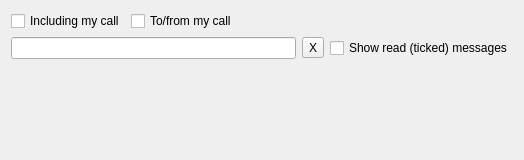
<?xml version="1.0" encoding="UTF-8"?>
<ui version="4.0">
 <class>KSTTomeFrame</class>
 <widget class="MinosPanel" name="KSTTomeFrame">
  <property name="geometry">
   <rect>
    <x>0</x>
    <y>0</y>
    <width>524</width>
    <height>160</height>
   </rect>
  </property>
  <layout class="QVBoxLayout" name="verticalLayout">
   <item>
    <layout class="QHBoxLayout" name="horizontalLayout_2">
     <item>
      <widget class="QCheckBox" name="includeMeCb">
       <property name="text">
        <string notr="true">Including my call</string>
       </property>
      </widget>
     </item>
     <item>
      <widget class="QCheckBox" name="toFromMecb">
       <property name="text">
        <string>To/from my call</string>
       </property>
      </widget>
     </item>
     <item>
      <spacer name="horizontalSpacer">
       <property name="orientation">
        <enum>Qt::Horizontal</enum>
       </property>
       <property name="sizeHint" stdset="0">
        <size>
         <width>40</width>
         <height>20</height>
        </size>
       </property>
      </spacer>
     </item>
    </layout>
   </item>
   <item>
    <layout class="QHBoxLayout" name="horizontalLayout">
     <item>
      <widget class="QLineEdit" name="toMeFilter">
       <property name="toolTip">
        <string>Look for any of these strings (space separated) in messages</string>
       </property>
      </widget>
     </item>
     <item>
      <widget class="QToolButton" name="clearMeepFiltersButton">
       <property name="text">
        <string>X</string>
       </property>
      </widget>
     </item>
     <item>
      <widget class="QCheckBox" name="showReadcb">
       <property name="text">
        <string>Show read (ticked) messages</string>
       </property>
      </widget>
     </item>
    </layout>
   </item>
   <item>
    <widget class="MinosTableView" name="meepTable" native="true">
     <property name="alternatingRowColors" stdset="0">
      <bool>true</bool>
     </property>
     <property name="cornerButtonEnabled" stdset="0">
      <bool>false</bool>
     </property>
    </widget>
   </item>
  </layout>
 </widget>
 <customwidgets>
  <customwidget>
   <class>MinosPanel</class>
   <extends>QFrame</extends>
   <header>minospanel.h</header>
   <container>1</container>
  </customwidget>
  <customwidget>
   <class>MinosTableView</class>
   <extends>QWidget</extends>
   <header>MinosTableView.h</header>
  </customwidget>
 </customwidgets>
 <resources/>
 <connections/>
</ui>
